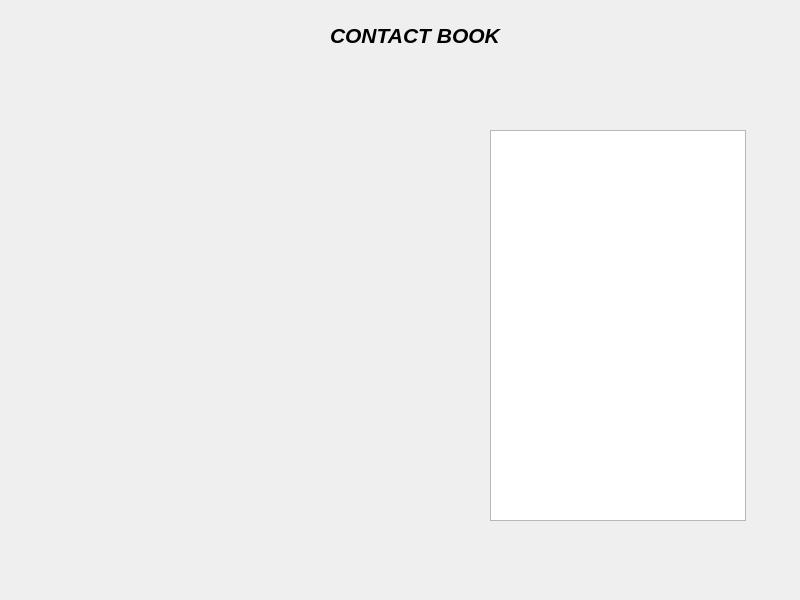
<?xml version="1.0" encoding="UTF-8"?>
<ui version="4.0">
 <class>Widget</class>
 <widget class="QWidget" name="Widget">
  <property name="geometry">
   <rect>
    <x>0</x>
    <y>0</y>
    <width>800</width>
    <height>600</height>
   </rect>
  </property>
  <property name="windowTitle">
   <string>Widget</string>
  </property>
  <widget class="QLabel" name="label">
   <property name="geometry">
    <rect>
     <x>330</x>
     <y>10</y>
     <width>171</width>
     <height>51</height>
    </rect>
   </property>
   <property name="font">
    <font>
     <pointsize>16</pointsize>
     <weight>75</weight>
     <italic>true</italic>
     <bold>true</bold>
    </font>
   </property>
   <property name="text">
    <string>CONTACT BOOK</string>
   </property>
  </widget>
  <widget class="QListView" name="listView">
   <property name="geometry">
    <rect>
     <x>490</x>
     <y>130</y>
     <width>256</width>
     <height>391</height>
    </rect>
   </property>
  </widget>
 </widget>
 <resources/>
 <connections/>
</ui>
